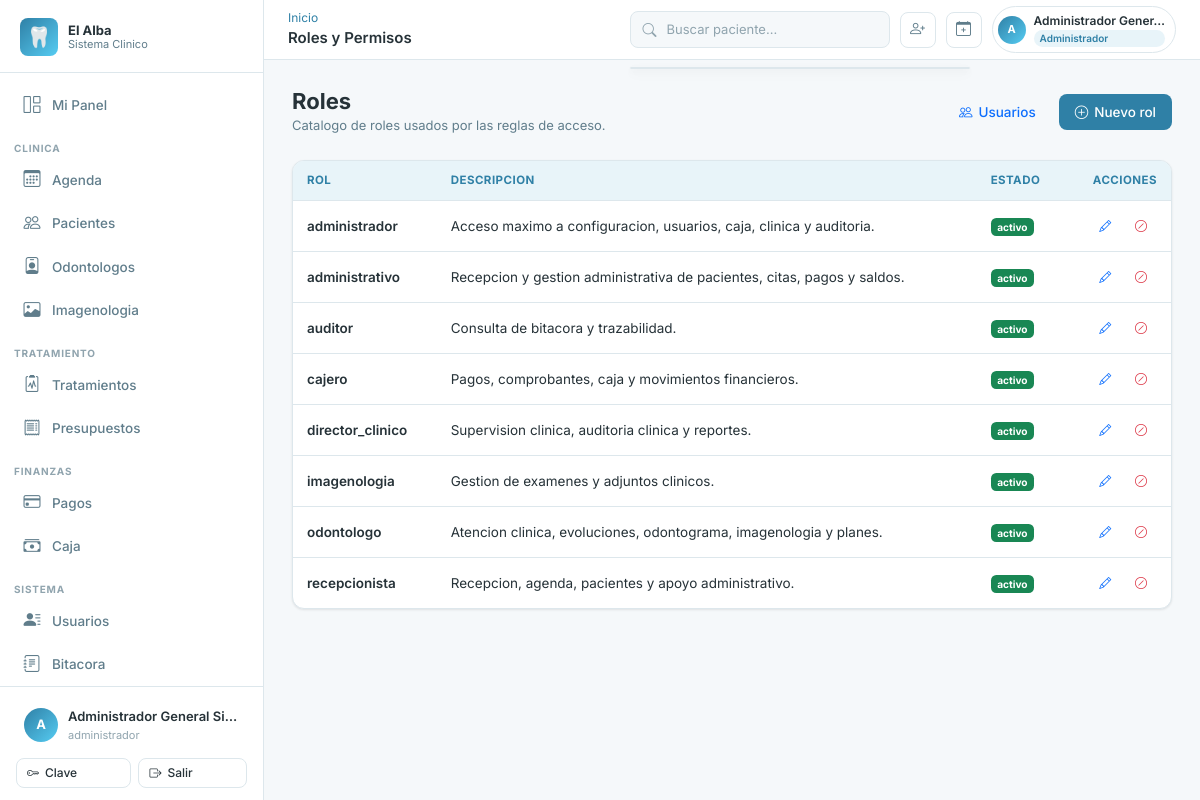
Screenshot of /accounts/roles/ (signed in) with the database file from the repository.
### apps/accounts/models.py (models this page shows, shortened)
class Usuario(AbstractBaseUser):
    ESTADO_ACTIVO = "activo"
    ESTADO_INACTIVO = "inactivo"
    ESTADO_BLOQUEADO = "bloqueado"
    ESTADO_CHOICES = [
        (ESTADO_ACTIVO, "Activo"),
        (ESTADO_INACTIVO, "Inactivo"),
        (ESTADO_BLOQUEADO, "Bloqueado"),
    ]
    id_usuario = models.AutoField(primary_key=True)
    id_persona = models.OneToOneField(
        "personas.Persona",
        db_column="id_persona",
        on_delete=models.RESTRICT,
        related_name="usuario",
    )
    username = models.CharField(max_length=50, unique=True)
    password_hash = models.CharField(max_length=255)
    estado_acceso = models.CharField(
        max_length=20, choices=ESTADO_CHOICES, default=ESTADO_ACTIVO
    )
    ultimo_acceso = models.DateTimeField(null=True, blank=True)
    fecha_creacion = models.DateTimeField(default=timezone.now)
    fecha_actualizacion = models.DateTimeField(auto_now=True)
    is_staff = models.BooleanField(default=False)
    is_superuser = models.BooleanField(default=False)
    PASSWORD_FIELD = "password_hash"
    USERNAME_FIELD = "username"
    REQUIRED_FIELDS = []
    objects = UsuarioManager()
    class Meta:
        db_table = "usuarios"
        verbose_name = "Usuario"
        verbose_name_plural = "Usuarios"
        permissions = [
            ("disable_usuario", "Puede inhabilitar usuario"),
            ("reactivate_usuario", "Puede reactivar usuario"),
            ("reset_password_usuario", "Puede resetear password de usuario"),
        ]
    def has_perm(self, perm, obj=None):
        if self.is_superuser:
            return True
    def has_perms(self, perm_list, obj=None):
        if not isinstance(perm_list, (list, tuple)):
            perm_list = [perm_list]
        return all(self.has_perm(perm, obj) for perm in perm_list)
    def tiene_rol(self, *roles: str) -> bool:
        if self.is_superuser:
            return True
    @property
    def password(self):
        return self.password_hash
    @password.setter
    def password(self, value):
        self.password_hash = value
    @property
    def nombre_completo(self):
        try:
            return self.id_persona.nombre_completo
        except Exception:
            return self.username

class Rol(models.Model):
    ESTADO_ACTIVO = "activo"
    ESTADO_INACTIVO = "inactivo"
    ESTADO_CHOICES = [
        (ESTADO_ACTIVO, "Activo"),
        (ESTADO_INACTIVO, "Inactivo"),
    ]
    id_rol = models.AutoField(primary_key=True)
    nombre = models.CharField(max_length=50, unique=True)
    descripcion = models.CharField(max_length=150, null=True, blank=True)
    estado_rol = models.CharField(
        max_length=20, choices=ESTADO_CHOICES, default=ESTADO_ACTIVO
    )
    class Meta:
        db_table = "roles"
        verbose_name = "Rol"
        verbose_name_plural = "Roles"
        ordering = ["nombre"]
        permissions = [
            ("disable_rol", "Puede inhabilitar rol"),
            ("reactivate_rol", "Puede reactivar rol"),
        ]

### apps/personas/models.py (models this page shows, shortened)
class Persona(models.Model):
    ESTADO_ACTIVO = "activo"
    ESTADO_INACTIVO = "inactivo"
    ESTADO_CHOICES = [
        (ESTADO_ACTIVO, "Activo"),
        (ESTADO_INACTIVO, "Inactivo"),
    ]
    id_persona = models.AutoField(primary_key=True)
    rut = models.CharField(max_length=12, unique=True)
    nombres = models.CharField(max_length=80)
    apellido_paterno = models.CharField(max_length=50)
    apellido_materno = models.CharField(max_length=50, null=True, blank=True)
    fecha_nacimiento = models.DateField(null=True, blank=True)
    id_sexo = models.ForeignKey(
        Sexo,
        db_column="id_sexo",
        on_delete=models.RESTRICT,
        null=True,
        blank=True,
        related_name="personas",
    )
    correo = models.CharField(max_length=120, unique=True, null=True, blank=True)
    telefono = models.CharField(max_length=20, null=True, blank=True)
    direccion = models.CharField(max_length=150, null=True, blank=True)
    comuna = models.CharField(max_length=80, null=True, blank=True)
    ciudad = models.CharField(max_length=80, null=True, blank=True)
    estado_persona = models.CharField(
        max_length=20, choices=ESTADO_CHOICES, default=ESTADO_ACTIVO
    )
    fecha_creacion = models.DateTimeField(default=timezone.now)
    fecha_actualizacion = models.DateTimeField(auto_now=True)
    class Meta:
        db_table = "personas"
        verbose_name = "Persona"
        verbose_name_plural = "Personas"
        indexes = [
            models.Index(fields=["rut"], name="idx_personas_rut"),
            models.Index(fields=["id_sexo"], name="idx_personas_id_sexo"),
        ]
    @property
    def nombre_completo(self) -> str:
        partes = [self.nombres, self.apellido_paterno]
        if self.apellido_materno:
            partes.append(self.apellido_materno)
        return " ".join(partes)

### apps/accounts/views.py (the view)
# urls.py: path("roles/", views.RolListView.as_view(), name="roles_lista"),
class RolListView(PermisoRequeridoMixin, ListView):
    permission_required = "accounts.view_rol"
    template_name = "accounts/roles_lista.html"
    context_object_name = "roles"
    queryset = Rol.objects.order_by("nombre")

### apps/core/context_processors.py (called while the page is built)
def clinica_context(request):
    ctx = {
        "CLINICA_NOMBRE": settings.CLINICA_NOMBRE,
        "CLINICA_RUT": settings.CLINICA_RUT,
        "CLINICA_DIRECCION": settings.CLINICA_DIRECCION,
        "CLINICA_TELEFONO": settings.CLINICA_TELEFONO,
        "CLINICA_EMAIL": settings.CLINICA_EMAIL,
    }
    if request.user.is_authenticated:
        ctx["usuario_roles"] = list(
            request.user.usuario_roles.filter(rol__estado_rol="activo")
            .values_list("rol__nombre", flat=True)
        )
        try:
            from apps.caja.models import Caja
            ctx["caja_usuario"] = Caja.objects.filter(
                id_usuario_apertura=request.user,
                estado_caja="abierta",
            ).first()
        except Exception:
            ctx["caja_usuario"] = None
    return ctx

### apps/core/templatetags/core_tags.py (called while the page is built)
@register.filter(name='user_tiene_rol')
def user_tiene_rol(user, roles_str):
    if not user or not user.is_authenticated:
        return False
    roles = [r.strip() for r in roles_str.split(',')]
    if hasattr(user, 'tiene_rol'):
        return user.tiene_rol(*roles)
    return False

### templates/accounts/roles_lista.html (shortened to what this page needs)
{% extends 'base.html' %}
{% block topbar_title %}Roles y Permisos{% endblock %}
{% block content %}
<div class="page-header d-flex justify-content-between align-items-center">
  <div>
    <h1 class="page-title">Roles</h1>
    <p class="page-subtitle">Catalogo de roles usados por las reglas de acceso.</p>
  </div>
  <div class="d-flex gap-2">
    <a href="{% url 'accounts:usuarios_lista' %}" class="btn btn-outline-primary"><i class="bi bi-people"></i> Usuarios</a>
    {% if perms.accounts.add_rol %}
    <a href="{% url 'accounts:roles_crear' %}" class="btn btn-primary"><i class="bi bi-plus-circle"></i> Nuevo rol</a>
    {% endif %}
  </div>
</div>
<div class="card">
  <div class="card-body p-0">
    <table class="alba-table">
      <thead>
        <tr>
          <th>Rol</th>
          <th>Descripcion</th>
          <th>Estado</th>
          <th class="text-end">Acciones</th>
        </tr>
      </thead>
      <tbody>
        {% for rol in roles %}
        <tr>
          <td class="fw-semibold">{{ rol.nombre }}</td>
          <td>{{ rol.descripcion|default:"-" }}</td>
          <td>
            <span class="badge {% if rol.estado_rol == 'activo' %}bg-success{% else %}bg-secondary{% endif %}">
              {{ rol.estado_rol }}
            </span>
          </td>
          <td class="text-end">
            {% if perms.accounts.change_rol %}
            <a href="{% url 'accounts:roles_editar' rol.id_rol %}" class="btn btn-sm btn-outline-primary"><i class="bi bi-pencil"></i></a>
            {% endif %}
            {% if rol.estado_rol == 'activo' %}
            {% if perms.accounts.disable_rol %}
            <form action="{% url 'accounts:roles_desactivar' rol.id_rol %}" method="post" class="d-inline" onsubmit="return confirm('Desactivar este rol?');">
              <button type="submit" class="btn btn-sm btn-outline-danger"><i class="bi bi-slash-circle"></i></button>
            </form>
            {% endif %}
            {% endif %}
          </td>
        </tr>
        {% empty %}
        <tr><td colspan="4" class="text-center text-muted p-4">No hay roles registrados.</td></tr>
        {% endfor %}
      </tbody>
    </table>
  </div>
</div>
{% endblock %}

### templates/base.html (shortened to what this page needs)
{% load static core_tags %}
<!DOCTYPE html>
<html lang="es">
<head>
  <link rel="stylesheet" href="https://cdn.jsdelivr.net/npm/bootstrap-icons@1.11.3/font/bootstrap-icons.min.css">
  <link href="https://cdn.jsdelivr.net/npm/bootstrap@5.3.3/dist/css/bootstrap.min.css" rel="stylesheet">
  <link rel="stylesheet" href="{% static 'css/main.css' %}">
</head>
<body>
<div class="app-wrapper">
  <aside class="sidebar" id="sidebar" role="navigation" aria-label="Menu principal">
    <div class="sidebar-logo">
      <div class="sidebar-logo-icon" aria-hidden="true">&#x1F9B7;</div>
      <div class="sidebar-logo-text">
        El Alba
        <small>Sistema Clinico</small>
      </div>
    </div>
    <nav class="sidebar-nav">
      <a href="{% url 'dashboard:index' %}" class="sidebar-link" id="nav-dashboard">
        <span class="nav-icon"><i class="bi bi-grid-1x2" aria-hidden="true"></i></span>
        {% if request.user|user_tiene_rol:'odontologo' %}Mi Panel{% elif request.user|user_tiene_rol:'recepcionista,administrativo' %}Recepcion{% else %}Dashboard{% endif %}
      </a>
      {% if request.user|user_tiene_rol:'administrador,director,director_clinico' %}
      <div class="sidebar-section">Clinica</div>
      <a href="{% url 'agenda:calendario' %}" class="sidebar-link" id="nav-agenda"><span class="nav-icon"><i class="bi bi-calendar3" aria-hidden="true"></i></span>Agenda</a>
      <a href="{% url 'pacientes:lista' %}" class="sidebar-link" id="nav-pacientes"><span class="nav-icon"><i class="bi bi-people" aria-hidden="true"></i></span>Pacientes</a>
      <a href="{% url 'odontologos:lista' %}" class="sidebar-link" id="nav-odontologos"><span class="nav-icon"><i class="bi bi-person-badge" aria-hidden="true"></i></span>Odontologos</a>
      <a href="{% url 'imagenologia:lista' %}" class="sidebar-link" id="nav-imagenologia"><span class="nav-icon"><i class="bi bi-image" aria-hidden="true"></i></span>Imagenologia</a>
      <div class="sidebar-section">Tratamiento</div>
      <a href="{% url 'tratamientos:lista' %}" class="sidebar-link" id="nav-tratamientos"><span class="nav-icon"><i class="bi bi-clipboard2-pulse" aria-hidden="true"></i></span>Tratamientos</a>
      <a href="{% url 'presupuestos:lista' %}" class="sidebar-link" id="nav-presupuestos"><span class="nav-icon"><i class="bi bi-receipt" aria-hidden="true"></i></span>Presupuestos</a>
      <div class="sidebar-section">Finanzas</div>
      <a href="{% url 'pagos:lista' %}" class="sidebar-link" id="nav-pagos"><span class="nav-icon"><i class="bi bi-credit-card" aria-hidden="true"></i></span>Pagos</a>
      <a href="{% url 'caja:lista' %}" class="sidebar-link" id="nav-caja"><span class="nav-icon"><i class="bi bi-cash-stack" aria-hidden="true"></i></span>Caja</a>
      <div class="sidebar-section">Sistema</div>
      <a href="{% url 'personas:lista' %}" class="sidebar-link" id="nav-personas"><span class="nav-icon"><i class="bi bi-person-lines-fill" aria-hidden="true"></i></span>Usuarios</a>
      <a href="{% url 'auditoria:lista' %}" class="sidebar-link" id="nav-auditoria"><span class="nav-icon"><i class="bi bi-journal-text" aria-hidden="true"></i></span>Bitacora</a>
      {% else %}
      <a href="{% url 'pacientes:lista' %}" class="sidebar-link"><span class="nav-icon"><i class="bi bi-people" aria-hidden="true"></i></span>Pacientes</a>
      <a href="{% url 'agenda:calendario' %}" class="sidebar-link"><span class="nav-icon"><i class="bi bi-calendar3" aria-hidden="true"></i></span>Agenda</a>
      {% endif %}
    </nav>
    <div class="sidebar-footer">
      <div class="sidebar-user" role="button" tabindex="0" aria-label="Opciones de usuario">
        <div class="sidebar-user-avatar" aria-hidden="true">{{ request.user.username|first|upper }}</div>
        <div class="sidebar-user-info">
          <div class="sidebar-user-name">{{ request.user.nombre_completo }}</div>
          <div class="sidebar-user-role">
            {% for rol in usuario_roles %}{{ rol }}{% if not forloop.last %}, {% endif %}{% endfor %}
          </div>
        </div>
      </div>
      <div class="mt-2 d-flex gap-2">
        <a href="{% url 'accounts:cambiar_password' %}" class="btn btn-outline btn-sm flex-fill">
          <i class="bi bi-key" aria-hidden="true"></i> Clave
        </a>
        <form method="post" action="{% url 'accounts:logout' %}" class="flex-fill">
          <button type="submit" class="btn btn-outline btn-sm w-100">
            <i class="bi bi-box-arrow-right" aria-hidden="true"></i> Salir
          </button>
        </form>
      </div>
    </div>
  </aside>
  <div class="main-content">
    <header class="topbar" role="banner">
      <div class="topbar-left">
        <div>
          <nav aria-label="Ruta actual" class="breadcrumb mb-0 d-none d-md-flex">
            {% block breadcrumb %}<a href="{% url 'dashboard:index' %}">Inicio</a>{% endblock %}
          </nav>
          <span class="topbar-title">{% block topbar_title %}Panel{% endblock %}</span>
        </div>
      </div>
      <div class="topbar-actions">
        <div class="position-relative">
          <div class="search-box" role="search">
            <i class="bi bi-search" style="color:var(--color-texto-muy-suave);flex-shrink:0;" aria-hidden="true"></i>
            <input
              type="search"
              placeholder="Buscar paciente..."
              hx-get="{% url 'pacientes:buscar_htmx' %}"
              hx-trigger="input changed delay:300ms, search"
              hx-target="#resultados-busqueda-global"
              name="q"
              autocomplete="off"
              id="busqueda-global"
              aria-label="Buscador universal"
              aria-autocomplete="list"
              aria-controls="resultados-busqueda-global"
            >
          </div>
          <div id="resultados-busqueda-global" class="search-results-dropdown" role="listbox" aria-label="Resultados de busqueda"></div>
        </div>
        {% if request.user|user_tiene_rol:'administrador,recepcionista,administrativo,director' %}
        <a href="{% url 'pacientes:crear' %}" class="topbar-icon-btn d-none d-lg-flex" title="Nuevo paciente" aria-label="Nuevo paciente">
          <i class="bi bi-person-plus" aria-hidden="true"></i>
        </a>
        <a href="{% url 'agenda:crear_cita' %}" class="topbar-icon-btn d-none d-lg-flex" title="Nueva cita" aria-label="Nueva cita">
          <i class="bi bi-calendar-plus" aria-hidden="true"></i>
        </a>
        {% endif %}
        <div class="topbar-user-chip" id="topbar-user-menu" role="button" tabindex="0" aria-label="Menu de usuario">
          <div class="topbar-user-avatar" aria-hidden="true">{{ request.user.username|first|upper }}</div>
          <div class="d-none d-md-block">
            <div class="topbar-user-name">{{ request.user.nombre_completo|truncatechars:20 }}</div>
            {% for rol in usuario_roles|slice:":1" %}
            <div class="topbar-role-chip">{{ rol }}</div>
            {% endfor %}
          </div>
        </div>
      </div>
    </header>
    <main class="page-content" id="main-content" tabindex="-1">
      {% block content %}{% endblock %}
    </main>
  </div>
</div>
</body>
</html>

### rows the page displays
Usuario: user.username|first "A", user.nombre_completo "Administrador General Si…", user.nombre_completo "Administrador Gener…"
Rol: nombre "administrador", descripcion "Acceso maximo a configuracion, usuarios, caja, clinica y auditoria.", estado_rol "activo"
Rol: nombre "administrativo", descripcion "Recepcion y gestion administrativa de pacientes, citas, pagos y saldos.", estado_rol "activo"
Rol: nombre "auditor", descripcion "Consulta de bitacora y trazabilidad.", estado_rol "activo"
Rol: nombre "cajero", descripcion "Pagos, comprobantes, caja y movimientos financieros.", estado_rol "activo"
Rol: nombre "director_clinico", descripcion "Supervision clinica, auditoria clinica y reportes.", estado_rol "activo"
Rol: nombre "imagenologia", descripcion "Gestion de examenes y adjuntos clinicos.", estado_rol "activo"
Rol: nombre "odontologo", descripcion "Atencion clinica, evoluciones, odontograma, imagenologia y planes.", estado_rol "activo"
Rol: nombre "recepcionista", descripcion "Recepcion, agenda, pacientes y apoyo administrativo.", estado_rol "activo"

### other values shown
{{ rol }} "administrador"
{{ rol }} "Administrador"
